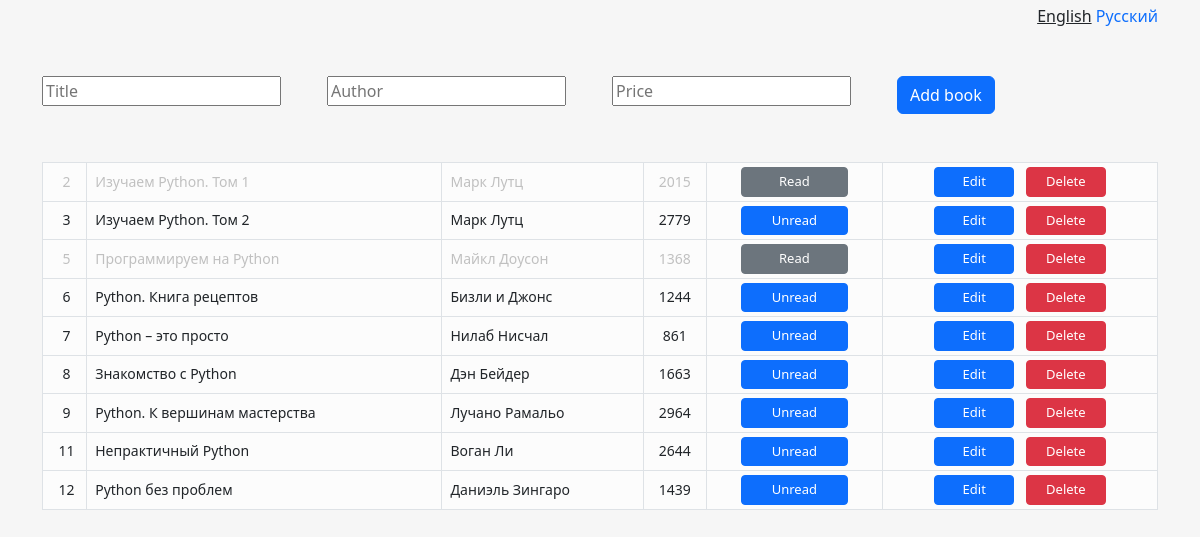
The page /en/ on the database its author committed.
### books/models.py (models this page shows, shortened)
class Book(models.Model):
    title = models.CharField(verbose_name=_('Title'), max_length=200)
    author = models.CharField(verbose_name=_('Author'), max_length=200)
    price = models.PositiveIntegerField(verbose_name=_('Price'), default=0)
    read = models.BooleanField(verbose_name=_('Read'), default=False)

### books/views.py (the view)
# urls.py: path("", book_list, name="book_list"),
@require_http_methods(['GET'])
def book_list(request):
    book_list = cache.get_or_set('cached_book_list', Book.objects.all())
    form = BookCreateForm(auto_id=False)
    return render(request, 'base.html', {'book_list': book_list, 'form': form})

### books/forms.py
class BookCreateForm(ModelForm):
    title = CharField(required=False, widget=TextInput(attrs={"class": "clrtxt", "placeholder": _("Title")}))
    author = CharField(required=False, widget=TextInput(attrs={"class": "clrtxt", "placeholder": _("Author")}))
    price = CharField(required=False, widget=TextInput(attrs={"class": "clrtxt", "placeholder": _("Price")}))
    class Meta:
        model = Book
        fields = ['title', 'author', 'price']

### templates/base.html (shortened to what this page needs)
{% load i18n %}
{% load cache %}
{% load static %}
<!DOCTYPE html>
<html>
<head>
    <link href="https://cdn.jsdelivr.net/npm/bootstrap@5.2.2/dist/css/bootstrap.min.css" rel="stylesheet">
    <link rel="stylesheet" href="https://cdn.jsdelivr.net/npm/bootstrap-icons@1.10.3/font/bootstrap-icons.css">
    <link rel="stylesheet" href="{% static 'base.css' %}">
</head>
<body hx-headers='{"X-CSRFToken": "{{ csrf_token }}"}'>
    <div class="container">
        <div class="row text-end mt-1">
            <div class="col">
                {% get_current_language as LANGUAGE_CODE %}
                {% get_available_languages as LANGUAGES %}
                {% get_language_info_list for LANGUAGES as languages %}
                {% for language in languages %}
                    {% if language.code == LANGUAGE_CODE %}
                        <u>{{ language.name_local }}</u>
                    {% else %}
                        <a href="/{{ language.code }}/">{{ language.name_local }}</a>
                    {% endif %}
                {% endfor %}
            </div>
        </div>
        <div class="row mt-5">
            <div class="col">
                {% include "partial_create_book_form.html" %}
                <form class="form-inline">
                <table class="table table-bordered table-sm mt-5">
                    <tbody id="book-list">
                    {% include "partial_book_list.html" %}
                    </tbody>
                </table>
            </form>
        </div>
    </div>
</div>
</body>
</html>

### templates/partial_create_book_form.html
{% load i18n %}
<form class="form-inline">
    <div class="row">
        <div class="col">
            {{ form.title }}
        </div>
        <div class="col">
            {{ form.author }}
        </div>
        <div class="col">
            {{ form.price }}
        </div>
        <div class="col">
            <button type="submit"
                    class="disbtn btn btn-primary"
                    hx-post="{% url 'create_book' %}"
                    hx-target="#book-list"
                    hx-swap="beforeend">
              {%  trans "Add book" %}
            </button>
        </div>
    </div>
</form>

### templates/partial_book_list.html
{% for book in book_list %}
    {% include "partial_book_detail.html" %}
{% endfor %}

### templates/partial_book_detail.html
{% load i18n %}
<tr class="{% if book.read %}grey-text{% endif %}">
    <td class="align-middle text-center ps-2">
        {{ book.id }}
    </td>
    <td class="align-middle ps-2">
        {{ book.title }}
    </td>
    <td class="align-middle ps-2">
        {{ book.author }}
    </td>
    <td class="align-middle text-center">
        {{ book.price }}
    </td>
    <td class="align-middle text-center">
        {% if not book.read %}
            <button class="disbtn table-button status-button btn btn-primary btn-sm"
                    hx-put="{% url 'update_book_status' book.id %}"
                    hx-target="closest tr"
                    hx-swap="outerHTML">
              {%  trans "Unread" %}
            </button>
        {% else %}
            <button class="disbtn table-button status-button btn btn-secondary btn-sm"
                    hx-put="{% url 'update_book_status' book.id %}"
                    hx-target="closest tr"
                    hx-swap="outerHTML">
              {%  trans "Read" %}
            </button>
        {% endif %}
    </td>
    <td class="align-middle text-center">
        <button class="disbtn table-button any-button btn btn-primary btn-sm me-2"
                hx-put="{% url 'update_book_details' book.id %}"
                hx-target="closest tr"
                hx-swap="outerHTML">
          {%  trans "Edit" %}
        </button>
        <button class="disbtn table-button any-button btn btn-danger btn-sm"
                hx-delete="{% url 'delete_book' book.id %}"
                hx-target="closest tr"
                hx-swap="outerHTML"
                hx-confirm="Are you sure you wish to delete this book?">
          {%  trans "Delete" %}
        </button>
    </td>
</tr>

### books/static/base.css (style rules this page uses)
body { background-color: rgb(246, 246, 246); }
tbody { background-color: rgb(252, 252, 252); }
td { font-size: 14px; }
tr { line-height: 26px; min-height: 26px; height: 26px; }
a { text-decoration: none; }
.grey-text { color: rgb(192, 192, 192); }
.status-button { width: 107px; }
.any-button { width: 80px; }
.table-button { font-size: 13px; }

### rows shown on the page
Book: id "2", title "Изучаем Python. Том 1", author "Марк Лутц", price "2015"
Book: id "3", title "Изучаем Python. Том 2", author "Марк Лутц", price "2779"
Book: id "5", title "Программируем на Python", author "Майкл Доусон", price "1368"
Book: id "6", title "Python. Книга рецептов", author "Бизли и Джонс", price "1244"
Book: id "7", title "Python – это просто", author "Нилаб Нисчал", price "861"
Book: id "8", title "Знакомство с Python", author "Дэн Бейдер", price "1663"
Book: id "9", title "Python. К вершинам мастерства", author "Лучано Рамальо", price "2964"
Book: id "11", title "Непрактичный Python", author "Воган Ли", price "2644"
Book: id "12", title "Python без проблем", author "Даниэль Зингаро", price "1439"

### other values the page prints
{{ language.name_local }} "English"
{{ language.name_local }} "Русский"
